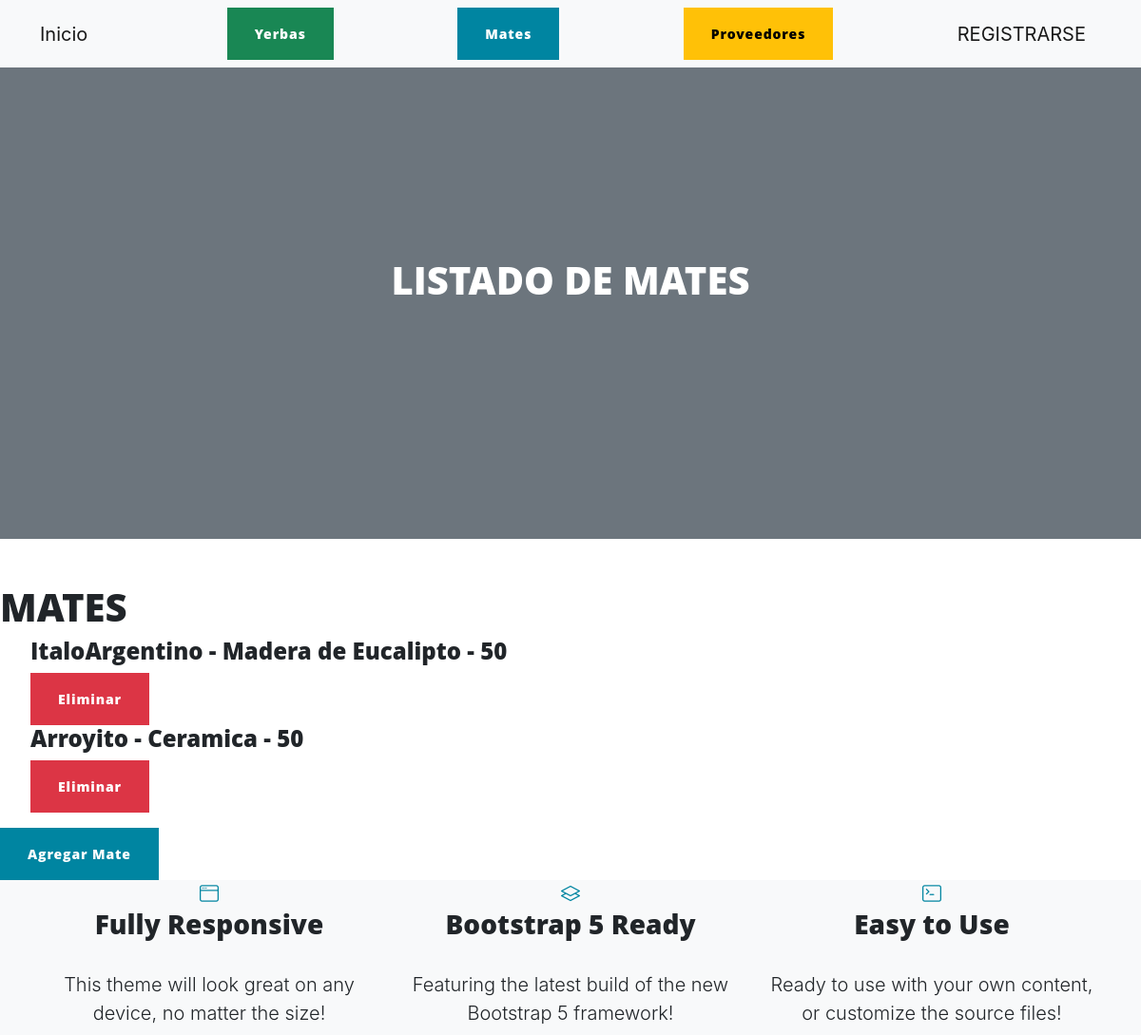
/AppPrueba/leermates/ (upper part), run on an earlier commit of the app's database.
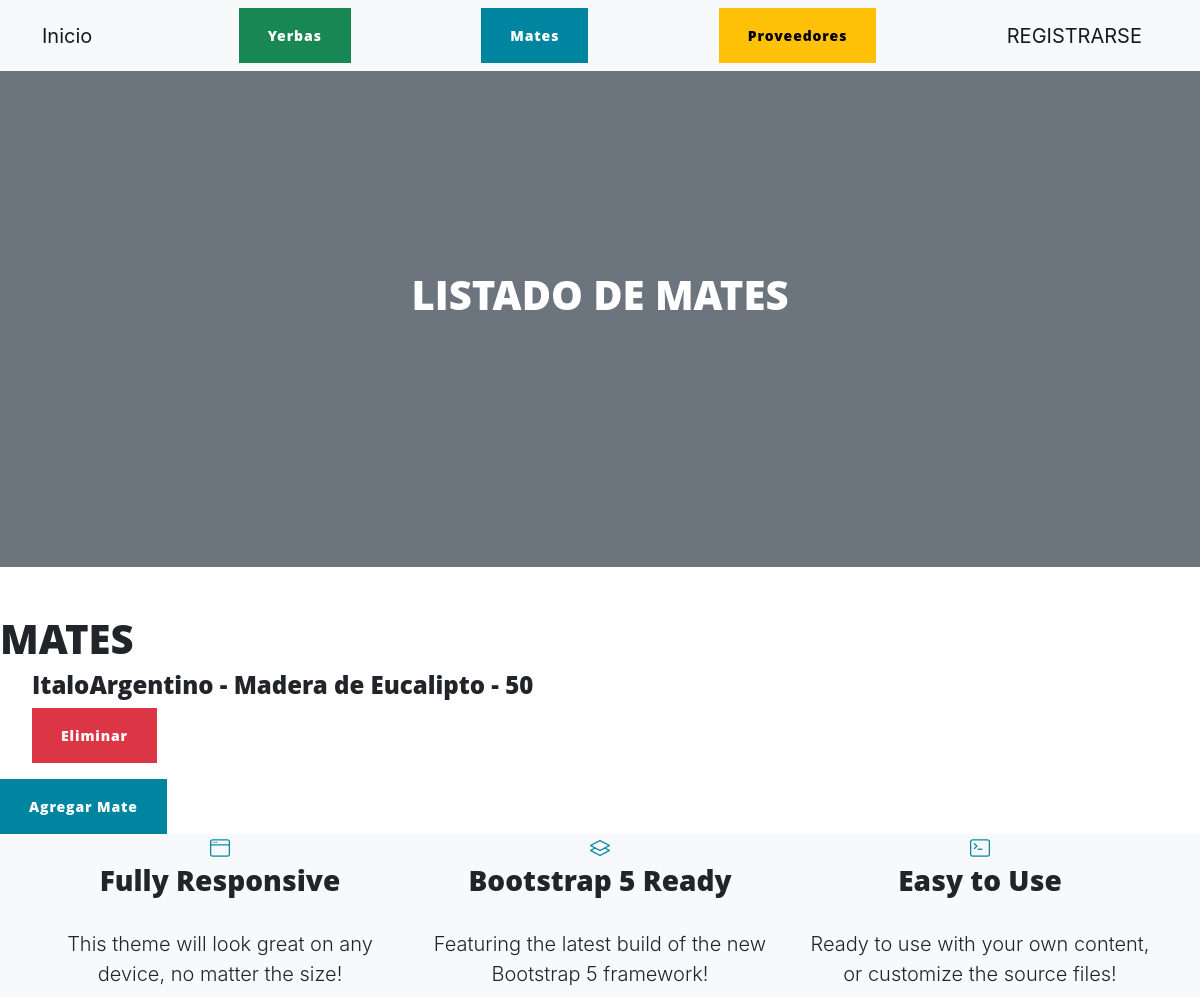
And on a later commit of the database.
### AppPrueba/models.py (models this page shows, shortened)
class mate(models.Model):
    nombre=models.CharField(max_length=50)
    tipo=models.CharField(max_length=50)
    cantidad_x_caja=models.IntegerField()

### AppPrueba/views.py (the view)
# urls.py: path('leermates/', leermates, name = 'leermates'),
def leermates(request):
    mats=mate.objects.all()
    return render(request, 'AppPrueba/leermates.html', {'mats':mats})

### AppPrueba/templates/AppPrueba/leermates.html
{% extends 'AppPrueba/padre.html' %}
{% load static %}
{% block titulo %}
<h1 class="mb-5">LISTADO DE MATES</h1>
{% endblock %}
{% block contenido_que_cambia %}
<h1>MATES</h1>
{% if mats %}
<ul>
    {% for i in mats %}
       <h4>{{i.nombre}} - {{i.tipo}} - {{i.cantidad_x_caja}}</h4>
       <a class="btn btn-danger" href="{% url 'eliminarMate' i.id %}">Eliminar</a>
        <br>
    {% endfor %}
</ul>
{% else %}
<p>NO SE ENCONTRARON MATES</p>
{% endif %}
<a class="btn btn-primary" href="{% url 'mates' %}">Agregar Mate</a>
{% endblock %}

What changed in the data, as far as the page shows it:
removed mate: nombre "Arroyito", tipo "Ceramica", cantidad_x_caja "50"
